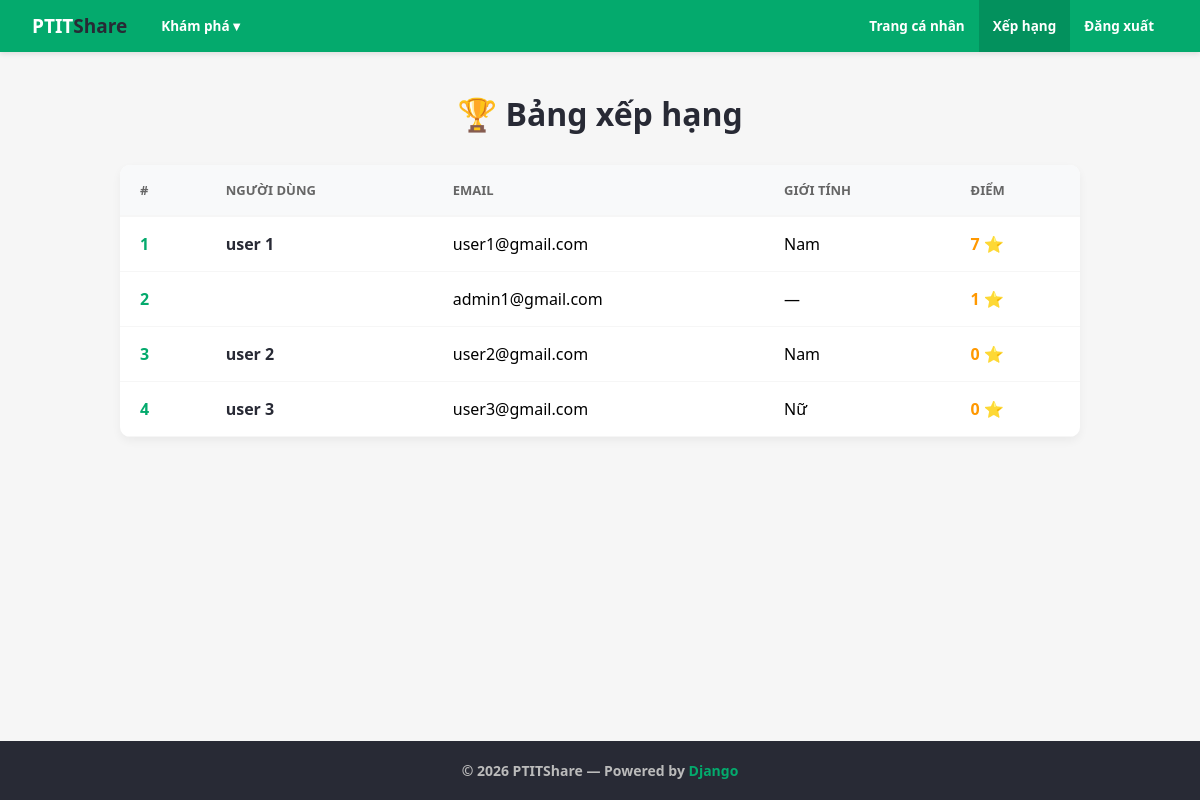
The page /blog/users/rank/ on the database as committed earlier.
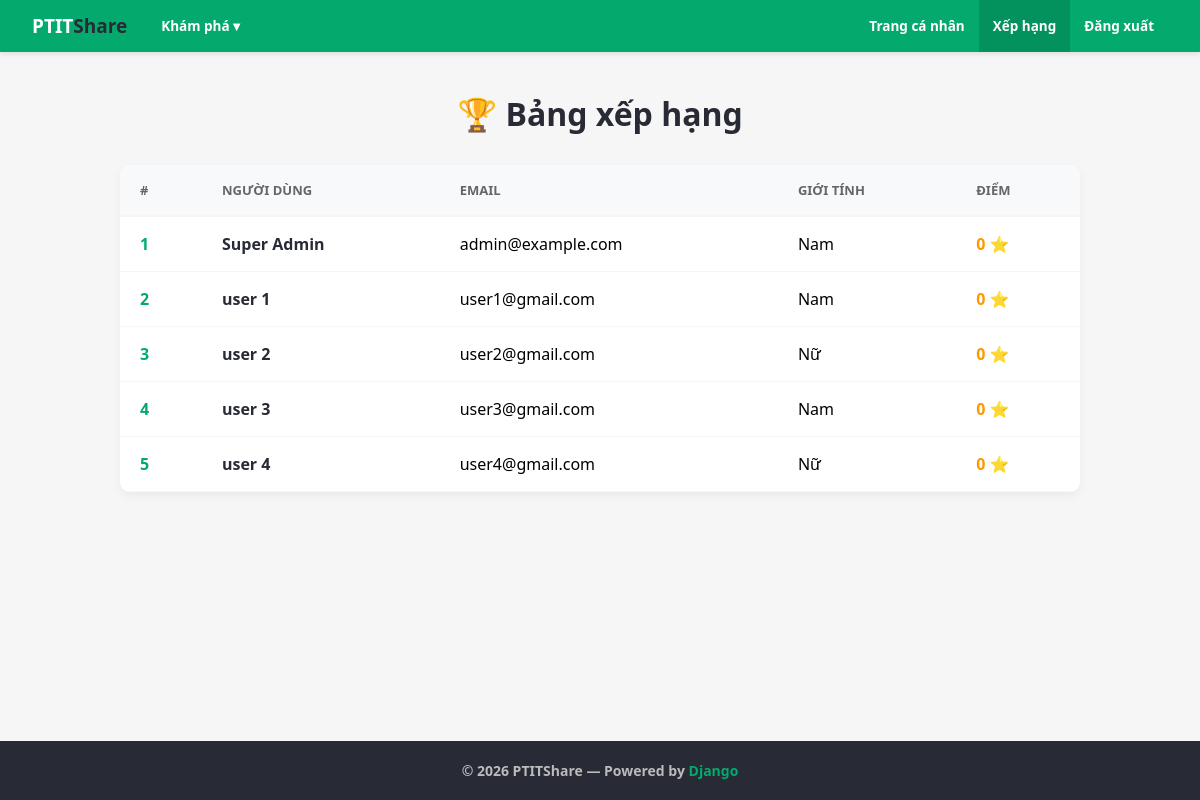
The same page on the database as committed later.
### blog/models.py (models this page shows, shortened)
class User(AbstractUser):
    GENDER_CHOICES = [
        ('Nam', 'Nam'),
        ('Nữ', 'Nữ'),
    ]
    name = models.CharField()
    gender = models.CharField(max_length=10, choices=GENDER_CHOICES)
    birth = models.DateField(null=True, blank=True)
    email = models.EmailField(unique=True)
    mark = models.IntegerField(default=0)

### blog/templates/users/users_list.html (shortened to what this page needs)
<!DOCTYPE html>
<html lang="vi">
<head>
</head>
<body>
  <nav class="navbar">
      <a class="nav-logo" href="#">PTIT<span>Share</span></a>
      <div class="nav-dropdown">
          <div class="nav-dropdown-btn">Khám phá ▾</div>
      </div>
      <a href="{% url 'blog:this_user' %}" class="nav-link">Trang cá nhân</a>
      <a href="{% url 'blog:user-list' %}" class="nav-link" style="background: rgba(0,0,0,.15);">Xếp hạng</a>
      <a href="{% url 'blog:logout' %}" class="nav-link">Đăng xuất</a>
  </nav>
  <div class="container">
    <h1>🏆 Bảng xếp hạng</h1>
    {% if users %}
      <div class="table-container">
        <table>
          <thead>
            <tr>
              <th>#</th>
              <th>Người dùng</th>
              <th class="email-column">Email</th>
              <th class="gender-column">Giới tính</th>
              <th>Điểm</th>
            </tr>
          </thead>
          <tbody>
            {% for user in users %}
              <tr>
                <td class="rank-column">{{ forloop.counter }}</td>
                <td><a href="{% url 'blog:user' user.pk %}">{{ user.name }}</a></td>
                <td class="email-column">{{ user.email }}</td>
                <td class="gender-column">{{ user.gender|default:"—" }}</td>
                <td class="mark-cell">{{ user.mark }} ⭐</td>
              </tr>
            {% endfor %}
          </tbody>
        </table>
      </div>
    {% else %}
      <div style="text-align: center; padding: 50px;">📭 Chưa có người dùng nào.</div>
    {% endif %}
  </div>
  <footer>
    &copy; 2026 PTITShare &mdash; Powered by <a href="#">Django</a>
  </footer>
</body>
</html>

### blog/templates/users/users_list.html (style rules this page uses)
:root { --green: #04AA6D; --dark: #282A35; --gray-bg: #f6f6f6; --border: #e0e0e0; }
* { margin: 0; padding: 0; box-sizing: border-box; }
body { font-family: 'Segoe UI', Tahoma, Geneva, Verdana, sans-serif; background: var(--gray-bg); min-height: 100vh; display: flex; flex-direction: column; }
.navbar { background: var(--green); color: white; padding: 0 32px; height: 52px; display: flex; align-items: center; box-shadow: 0 2px 5px rgba(0,0,0,0.1); }
.nav-logo { font-size: 19px; font-weight: 700; color: #fff; text-decoration: none; margin-right: 20px; }
.nav-logo span { color: var(--dark); }
.nav-dropdown { position: relative; cursor: pointer; }
.nav-dropdown-btn { color: #fff; font-size: 13.5px; font-weight: 700; padding: 0 14px; height: 52px; display: flex; align-items: center; }
.nav-link { color: #fff; text-decoration: none; font-size: 13.5px; font-weight: 700; padding: 0 14px; height: 52px; display: flex; align-items: center; }
.container { max-width: 1000px; margin: 40px auto; padding: 0 20px; flex: 1; width: 100%; }
h1 { text-align: center; color: var(--dark); margin-bottom: 30px; }
.table-container { background: white; border-radius: 10px; box-shadow: 0 4px 10px rgba(0,0,0,0.05); overflow: hidden; }
table { width: 100%; border-collapse: collapse; }
thead { background: #f8f9fa; }
th { padding: 16px 20px; text-align: left; font-size: 13px; color: #666; text-transform: uppercase; border-bottom: 2px solid var(--gray-bg); }
td { padding: 16px 20px; border-bottom: 1px solid var(--gray-bg); }
.rank-column { font-weight: 700; color: var(--green); }
td a { color: var(--dark); text-decoration: none; font-weight: 600; }
.mark-cell { font-weight: 700; color: #ff9800; }
footer { background: var(--dark); padding: 20px; text-align: center; color: #bbb; font-size: 14px; font-weight: 600; margin-top: 40px; }
footer a { color: var(--green); text-decoration: none; }

Rows that differ between the two databases and show on the page:
removed User: email "admin1@gmail.com", gender "—", mark "1"
added User: name "Super Admin", email "admin@example.com", gender "Nam", mark "0"
changed User "user 1": mark "7" → "0"
changed User "user 2": gender "Nam" → "Nữ"
changed User "user 3": gender "Nữ" → "Nam"
added User: name "user 4", email "user4@gmail.com", gender "Nữ", mark "0"
